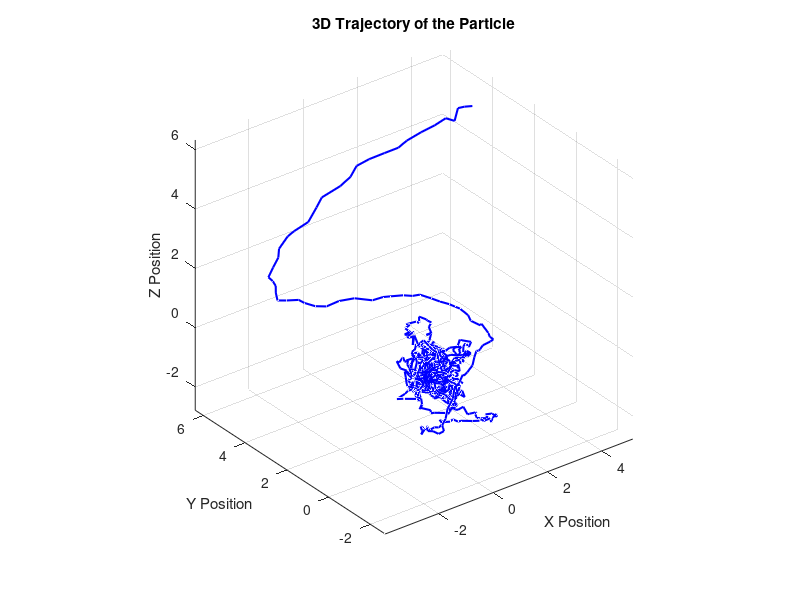
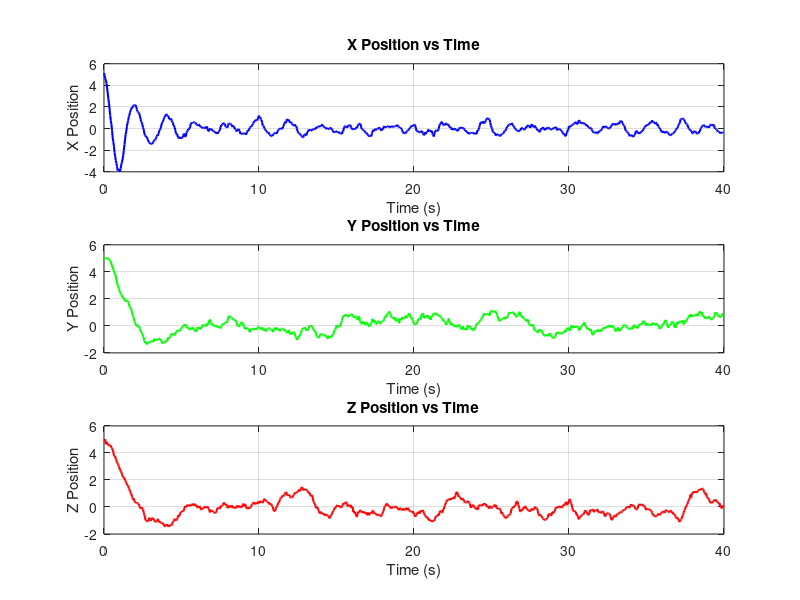

Here is the MATLAB script that generated these plots, in order: (Note: this script raises an error after producing the figures.)
% Initial conditions
positionx = 5; 
positiony = 5; 
positionz = 5; 
velocityx = -0; 
velocityy = -0;
velocityz = -0;

t = 0; 
dt = 0.04; % time-step 
num_steps = 1000; % Define the number of simulation steps

% Storage for plotting & data
positionxs = zeros(num_steps, 1);  
positionys = zeros(num_steps, 1);  
positionzs = zeros(num_steps, 1);  
velocitiesx = zeros(num_steps, 1); 
velocitiesy = zeros(num_steps, 1); 
velocitiesz = zeros(num_steps, 1); 
outputs = zeros(num_steps, 1);

% Create single particle
p = [positionx, velocityx, positiony, velocityy, positionz, velocityz]; 

for j = 1:num_steps
    k_posx = -10;
    k_velx = -1;
    k_posy = -1;
    k_vely = -1;
    k_posz = -1;
    k_velz = -1;

    ax = k_posx * p(1) + k_velx * p(2); 
    ay = k_posy * p(3) + k_vely * p(4);
    az = k_posz * p(5) + k_velz * p(6); 

    p = p(:);  % enforce column
    a = [ax; ay; az];  % enforce column

    A = [1, dt, 0, 0, 0, 0; 
         0, 1, 0, 0, 0, 0; 
         0, 0, 1, dt, 0, 0; 
         0, 0, 0, 1, 0, 0; 
         0, 0, 0, 0, 1, dt; 
         0, 0, 0, 0, 0, 1]; 

    B = [dt^2/2, 0, 0; 
         dt, 0, 0; 
         0, dt^2/2, 0; 
         0, dt, 0; 
         0, 0, dt^2/2; 
         0, 0, dt]; 

    process_noise = 0.1 * [1;1;1;1;1;1] .* randn(size(p)); 
    p = A * p + B * a + process_noise;  % clean matrix math

    % Store values for plotting
    positionxs(j) = p(1); % x
    positionys(j) = p(3); % y
    positionzs(j) = p(5); % z
    velocitiesx(j) = p(2); % vx
    velocitiesy(j) = p(4); % vy
    velocitiesz(j) = p(6); % vz

    % Output generation 
    observation_noise = 0.2; 
    ax = 1; bx = 0; 
    ay = 1; by = 0; 
    az = 1; bz = 0; 
    outputs(j) = p(1) * ax + p(2) * bx + p(3) * ay + p(4) * by + p(5) * az + p(6) * bz + observation_noise * randn; 

    t = t + dt; 
end

% Save for output 
save('positions.mat', 'positionxs', 'positionys', 'positionzs'); 
save('velocities.mat', 'velocitiesx', 'velocitiesy', 'velocitiesz'); 
save('outputs.mat', 'outputs'); 

% Plot results as a 3D line
figure;

% 3D line plot of the particle trajectory
plot3(positionxs, positionys, positionzs, 'b-', 'LineWidth', 1.5);

xlabel('X Position');
ylabel('Y Position');
zlabel('Z Position');
title('3D Trajectory of the Particle');
grid on;
axis equal;
view(3); % Set default 3D view


% Create time vector for plotting
time = (0:dt:(num_steps-1)*dt)';

% Create figure for position vs time plots
figure('Position', [100, 100, 900, 700]);

% Plot X position vs time
subplot(3,1,1);
plot(time, positionxs, 'b-', 'LineWidth', 1.5);
grid on;
xlabel('Time (s)');
ylabel('X Position');
title('X Position vs Time');

% Plot Y position vs time
subplot(3,1,2);
plot(time, positionys, 'g-', 'LineWidth', 1.5);
grid on;
xlabel('Time (s)');
ylabel('Y Position');
title('Y Position vs Time');

% Plot Z position vs time
subplot(3,1,3);
plot(time, positionzs, 'r-', 'LineWidth', 1.5);
grid on;
xlabel('Time (s)');
ylabel('Z Position');
title('Z Position vs Time');

% Adjust spacing between subplots
tight = get(gcf, 'Position');
set(gcf, 'Position', tight);
sgtitle('Position vs Time for Each Coordinate');